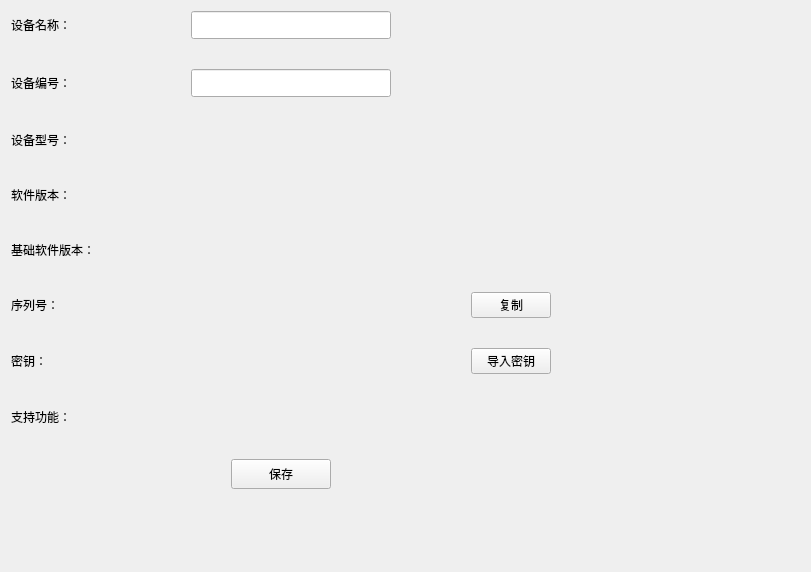
<?xml version="1.0" encoding="UTF-8"?>
<ui version="4.0">
 <class>dlg_deviceInfo</class>
 <widget class="QWidget" name="dlg_deviceInfo">
  <property name="geometry">
   <rect>
    <x>0</x>
    <y>0</y>
    <width>811</width>
    <height>572</height>
   </rect>
  </property>
  <property name="windowTitle">
   <string>dlg_deviceInfo</string>
  </property>
  <layout class="QVBoxLayout" name="verticalLayout" stretch="0,0">
   <property name="spacing">
    <number>20</number>
   </property>
   <item>
    <layout class="QHBoxLayout" name="horizontalLayout_2">
     <item>
      <layout class="QGridLayout" name="gridLayout_2">
       <property name="spacing">
        <number>30</number>
       </property>
       <item row="7" column="1">
        <widget class="QLabel" name="lab_support_2">
         <property name="minimumSize">
          <size>
           <width>217</width>
           <height>25</height>
          </size>
         </property>
         <property name="maximumSize">
          <size>
           <width>120</width>
           <height>25</height>
          </size>
         </property>
         <property name="text">
          <string/>
         </property>
        </widget>
       </item>
       <item row="1" column="1">
        <widget class="QLineEdit" name="ledt_deviceNumber_2">
         <property name="maximumSize">
          <size>
           <width>200</width>
           <height>16777215</height>
          </size>
         </property>
         <property name="styleSheet">
          <string notr="true">QLineEdit
{
	height:22px;
}</string>
         </property>
        </widget>
       </item>
       <item row="6" column="0">
        <widget class="QLabel" name="label_10">
         <property name="minimumSize">
          <size>
           <width>80</width>
           <height>0</height>
          </size>
         </property>
         <property name="maximumSize">
          <size>
           <width>200</width>
           <height>16777215</height>
          </size>
         </property>
         <property name="text">
          <string>密钥：</string>
         </property>
        </widget>
       </item>
       <item row="0" column="1">
        <widget class="QLineEdit" name="ledt_deviceInfo_2">
         <property name="maximumSize">
          <size>
           <width>200</width>
           <height>16777215</height>
          </size>
         </property>
         <property name="styleSheet">
          <string notr="true">QLineEdit
{
	height:22px;
}</string>
         </property>
        </widget>
       </item>
       <item row="4" column="1">
        <widget class="QLabel" name="lab_baseSoftVersion_2">
         <property name="minimumSize">
          <size>
           <width>217</width>
           <height>25</height>
          </size>
         </property>
         <property name="maximumSize">
          <size>
           <width>120</width>
           <height>25</height>
          </size>
         </property>
         <property name="text">
          <string/>
         </property>
        </widget>
       </item>
       <item row="2" column="0">
        <widget class="QLabel" name="label_5">
         <property name="minimumSize">
          <size>
           <width>80</width>
           <height>0</height>
          </size>
         </property>
         <property name="maximumSize">
          <size>
           <width>200</width>
           <height>16777215</height>
          </size>
         </property>
         <property name="text">
          <string>设备型号：</string>
         </property>
        </widget>
       </item>
       <item row="1" column="0">
        <widget class="QLabel" name="label_12">
         <property name="minimumSize">
          <size>
           <width>80</width>
           <height>0</height>
          </size>
         </property>
         <property name="maximumSize">
          <size>
           <width>200</width>
           <height>16777215</height>
          </size>
         </property>
         <property name="text">
          <string>设备编号：</string>
         </property>
        </widget>
       </item>
       <item row="7" column="0">
        <widget class="QLabel" name="label_11">
         <property name="minimumSize">
          <size>
           <width>80</width>
           <height>0</height>
          </size>
         </property>
         <property name="maximumSize">
          <size>
           <width>200</width>
           <height>16777215</height>
          </size>
         </property>
         <property name="text">
          <string>支持功能：</string>
         </property>
        </widget>
       </item>
       <item row="4" column="0">
        <widget class="QLabel" name="label_13">
         <property name="minimumSize">
          <size>
           <width>80</width>
           <height>0</height>
          </size>
         </property>
         <property name="maximumSize">
          <size>
           <width>200</width>
           <height>16777215</height>
          </size>
         </property>
         <property name="text">
          <string>基础软件版本：</string>
         </property>
        </widget>
       </item>
       <item row="5" column="2">
        <widget class="QPushButton" name="btn_copy">
         <property name="text">
          <string>复制</string>
         </property>
        </widget>
       </item>
       <item row="5" column="1">
        <widget class="QLabel" name="lab_serizeNumber_2">
         <property name="minimumSize">
          <size>
           <width>200</width>
           <height>25</height>
          </size>
         </property>
         <property name="maximumSize">
          <size>
           <width>200</width>
           <height>25</height>
          </size>
         </property>
         <property name="text">
          <string/>
         </property>
        </widget>
       </item>
       <item row="0" column="0">
        <widget class="QLabel" name="label_14">
         <property name="minimumSize">
          <size>
           <width>150</width>
           <height>0</height>
          </size>
         </property>
         <property name="maximumSize">
          <size>
           <width>200</width>
           <height>16777215</height>
          </size>
         </property>
         <property name="text">
          <string>设备名称：</string>
         </property>
        </widget>
       </item>
       <item row="5" column="0">
        <widget class="QLabel" name="label_16">
         <property name="minimumSize">
          <size>
           <width>80</width>
           <height>0</height>
          </size>
         </property>
         <property name="maximumSize">
          <size>
           <width>200</width>
           <height>16777215</height>
          </size>
         </property>
         <property name="text">
          <string>序列号：</string>
         </property>
        </widget>
       </item>
       <item row="2" column="1">
        <widget class="QLabel" name="lab_sbxh_2">
         <property name="minimumSize">
          <size>
           <width>217</width>
           <height>25</height>
          </size>
         </property>
         <property name="maximumSize">
          <size>
           <width>120</width>
           <height>25</height>
          </size>
         </property>
         <property name="styleSheet">
          <string notr="true"/>
         </property>
         <property name="text">
          <string/>
         </property>
        </widget>
       </item>
       <item row="3" column="1">
        <widget class="QLabel" name="lab_softVersion_2">
         <property name="minimumSize">
          <size>
           <width>250</width>
           <height>25</height>
          </size>
         </property>
         <property name="maximumSize">
          <size>
           <width>250</width>
           <height>25</height>
          </size>
         </property>
         <property name="styleSheet">
          <string notr="true"/>
         </property>
         <property name="text">
          <string/>
         </property>
        </widget>
       </item>
       <item row="6" column="2">
        <widget class="QPushButton" name="btn_loadSecret">
         <property name="text">
          <string>导入密钥</string>
         </property>
        </widget>
       </item>
       <item row="3" column="0">
        <widget class="QLabel" name="label_15">
         <property name="minimumSize">
          <size>
           <width>80</width>
           <height>0</height>
          </size>
         </property>
         <property name="maximumSize">
          <size>
           <width>200</width>
           <height>16777215</height>
          </size>
         </property>
         <property name="text">
          <string>软件版本：</string>
         </property>
        </widget>
       </item>
       <item row="6" column="1">
        <widget class="QStackedWidget" name="stackedWidget">
         <property name="currentIndex">
          <number>0</number>
         </property>
         <widget class="QWidget" name="page_5">
          <layout class="QHBoxLayout" name="horizontalLayout_5">
           <property name="spacing">
            <number>0</number>
           </property>
           <property name="leftMargin">
            <number>0</number>
           </property>
           <property name="topMargin">
            <number>0</number>
           </property>
           <property name="rightMargin">
            <number>0</number>
           </property>
           <property name="bottomMargin">
            <number>0</number>
           </property>
           <item>
            <widget class="QLabel" name="lab_seceret_3">
             <property name="minimumSize">
              <size>
               <width>217</width>
               <height>25</height>
              </size>
             </property>
             <property name="maximumSize">
              <size>
               <width>120</width>
               <height>25</height>
              </size>
             </property>
             <property name="text">
              <string/>
             </property>
            </widget>
           </item>
          </layout>
         </widget>
         <widget class="QWidget" name="page_6">
          <layout class="QHBoxLayout" name="horizontalLayout_6">
           <property name="spacing">
            <number>0</number>
           </property>
           <property name="leftMargin">
            <number>0</number>
           </property>
           <property name="topMargin">
            <number>0</number>
           </property>
           <property name="rightMargin">
            <number>0</number>
           </property>
           <property name="bottomMargin">
            <number>0</number>
           </property>
           <item>
            <widget class="QLineEdit" name="lineEdit_2">
             <property name="minimumSize">
              <size>
               <width>0</width>
               <height>25</height>
              </size>
             </property>
            </widget>
           </item>
          </layout>
         </widget>
        </widget>
       </item>
       <item row="8" column="0" colspan="3">
        <layout class="QHBoxLayout" name="horizontalLayout">
         <item>
          <spacer name="horizontalSpacer_3">
           <property name="orientation">
            <enum>Qt::Horizontal</enum>
           </property>
           <property name="sizeHint" stdset="0">
            <size>
             <width>40</width>
             <height>20</height>
            </size>
           </property>
          </spacer>
         </item>
         <item>
          <widget class="QPushButton" name="btn_save">
           <property name="minimumSize">
            <size>
             <width>100</width>
             <height>30</height>
            </size>
           </property>
           <property name="focusPolicy">
            <enum>Qt::NoFocus</enum>
           </property>
           <property name="text">
            <string>保存</string>
           </property>
          </widget>
         </item>
         <item>
          <spacer name="horizontalSpacer">
           <property name="orientation">
            <enum>Qt::Horizontal</enum>
           </property>
           <property name="sizeHint" stdset="0">
            <size>
             <width>40</width>
             <height>20</height>
            </size>
           </property>
          </spacer>
         </item>
        </layout>
       </item>
      </layout>
     </item>
     <item>
      <spacer name="horizontalSpacer_2">
       <property name="orientation">
        <enum>Qt::Horizontal</enum>
       </property>
       <property name="sizeHint" stdset="0">
        <size>
         <width>40</width>
         <height>20</height>
        </size>
       </property>
      </spacer>
     </item>
    </layout>
   </item>
   <item>
    <spacer name="verticalSpacer">
     <property name="orientation">
      <enum>Qt::Vertical</enum>
     </property>
     <property name="sizeHint" stdset="0">
      <size>
       <width>20</width>
       <height>40</height>
      </size>
     </property>
    </spacer>
   </item>
  </layout>
 </widget>
 <layoutdefault spacing="6" margin="11"/>
 <resources/>
 <connections/>
</ui>
